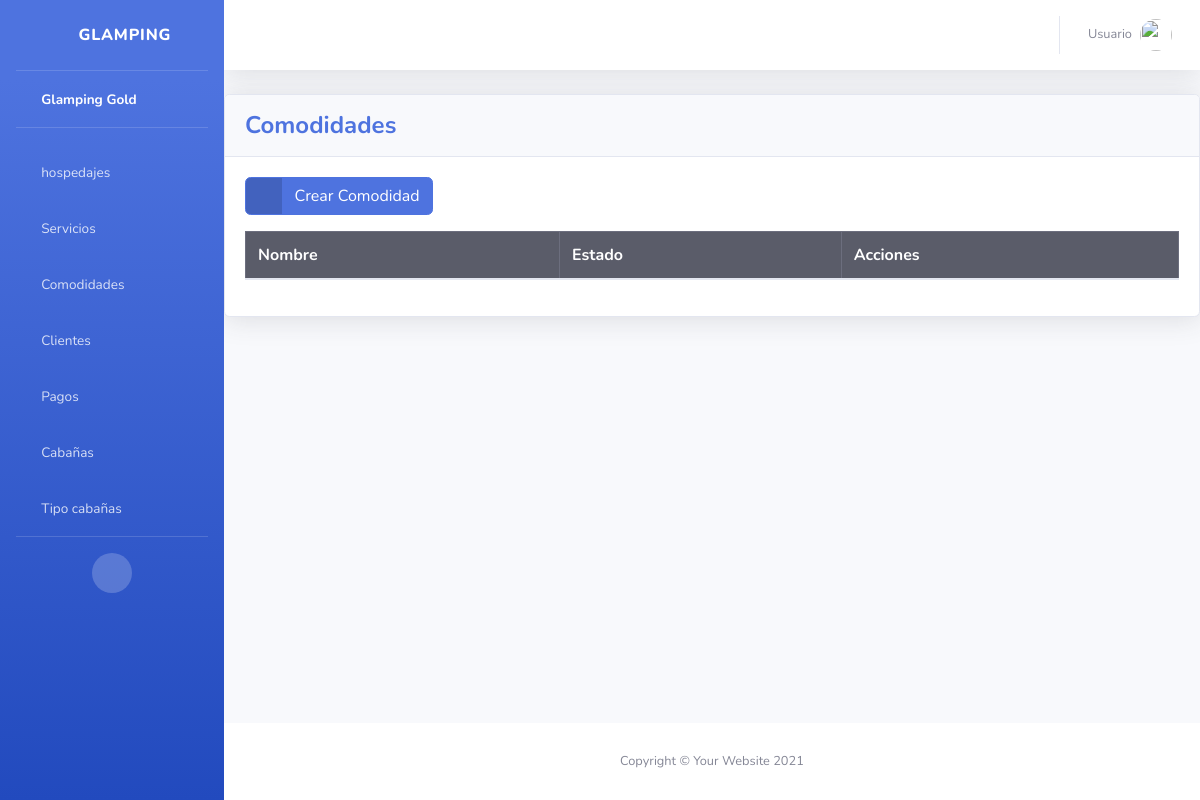
The page /comodidades/ on the database as committed earlier.
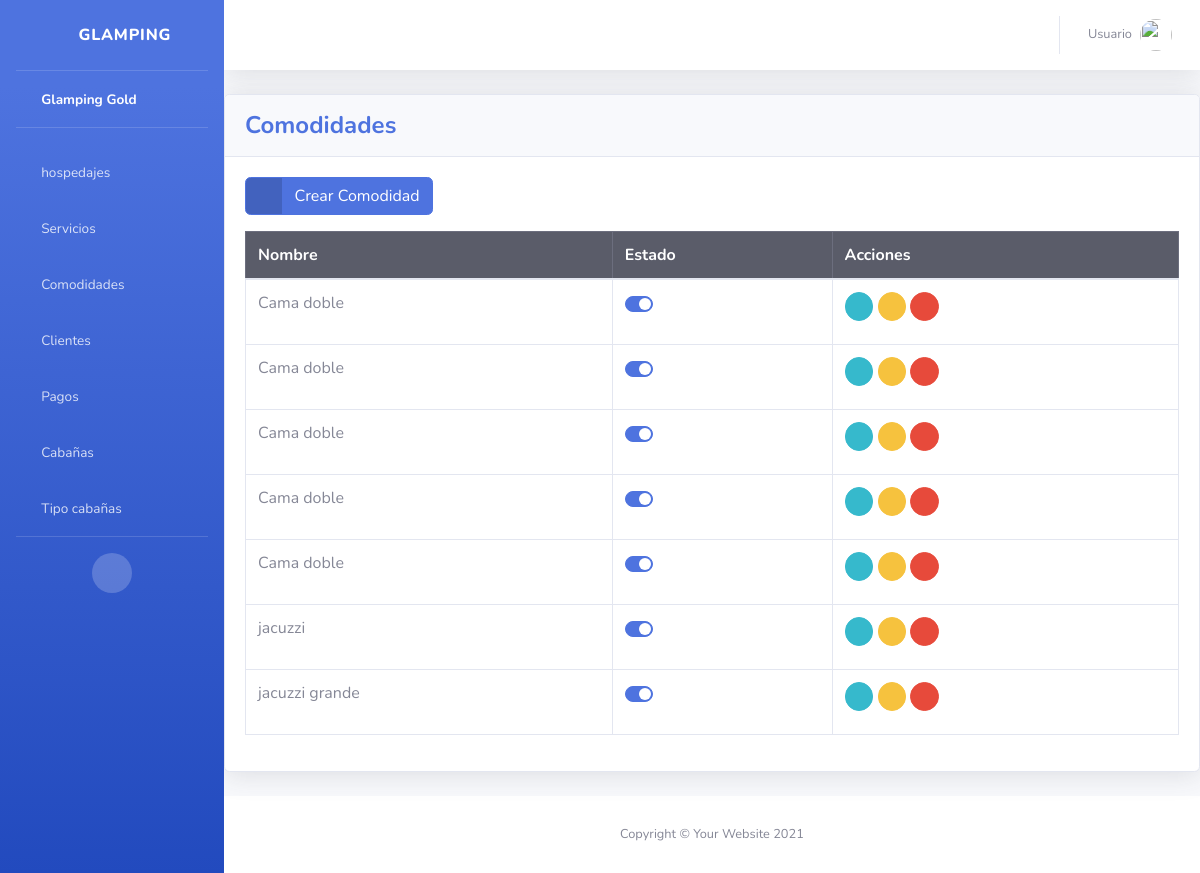
The same page on the database as committed later.
### comodidades/models.py (models this page shows)
class Comodidad(models.Model):
    nombre = models.CharField(max_length=40)
    status = models.BooleanField(default=True)

### comodidades/views.py (the view)
# urls.py: path('comodidades/', include('comodidades.urls')),
def comodidades(request):
    comodidades_list = Comodidad.objects.all()
    return render(request, 'comodidades/index.html',{'comodidades_list': comodidades_list}
)

### templates/comodidades/index.html (shortened to what this page needs)
{% extends 'base.html' %}
{% block content %}
<div class="card shadow mb-4">
    <div class="card-header py-3">
        <h4 class="m-0 font-weight-bold text-primary">Comodidades</h4>
    </div>
    <div class="card-body">
        <div class="table-responsive">
            <a href="{% url 'create_comodidad' %}" class="btn btn-primary btn-icon-split mb-3">
                <span class="icon text-white-50">
                  <i class="fas fa-plus"></i>
              </span>
              <span class="text">Crear Comodidad</span>
            </a>
            <table class="table table-bordered" id="dataTable" width="100%" cellspacing="0">
                <thead class="table-dark">
                    <tr>
                        <th>Nombre</th>
                        <th>Estado</th>
                        <th>Acciones</th>
                    </tr>
                </thead>
                <tbody>
                    {% for comodidad in comodidades_list %}
                    <tr>
                    <td>{{ comodidad.nombre }}</td>
                    <td>
                        <form action="" method="POST">
                            <div class="custom-control custom-switch">
                            </div>
                        </form>
                    </td>
                    <td>
                        <a href="" class="btn btn-info btn-circle btn-sm">
                            <i class="fas fa-info-circle"></i>
                        </a>
                        <a href="" class="btn btn-warning btn-circle btn-sm">
                            <i class="fas fa-edit"></i>
                        </a>
                        <a href="" class="btn btn-danger btn-circle btn-sm">
                            <i class="fas fa-trash"></i>
                        </a>
                    </td>
                    </tr>
                    {% endfor %}
                </tbody>
            </table>
        </div>
    </div>
</div>
{%endblock%}

### templates/base.html (shortened to what this page needs)
{% load static %}
<html lang="en">
<head>
    <link href="{% static 'vendor/fontawesome-free/css/all.min.css' %}" rel="stylesheet" type="text/css">
    <link href="{% static 'css/sb-admin-2.min.css' %}" rel="stylesheet">
</head>
<body id="page-top">
    <div id="wrapper">
        <ul class="navbar-nav bg-gradient-primary sidebar sidebar-dark accordion" id="accordionSidebar">
            <a class="sidebar-brand d-flex align-items-center justify-content-center" href="{% url 'index' %}">
                <div class="sidebar-brand-icon rotate-n-15">
                    <i class="fas fa-hotel"></i>
                </div>
                <div class="sidebar-brand-text mx-3">Glamping</div>
            </a>
            <hr class="sidebar-divider my-0">
            <li class="nav-item active">
                <a class="nav-link" href="{% url 'index' %}">
                    <i class="fas fa-fw fa-home"></i>
                    <span>Glamping Gold</span></a>
            </li>
            <hr class="sidebar-divider">
            <li class="nav-item">
                <a class="nav-link" href="{% url 'hospedajes' %}">
                    <i class="fas fa-fw fa-bed"></i>
                    <span>hospedajes</span></a>
            </li>
            <li class="nav-item">
                <a class="nav-link" href="{% url 'servicios' %}">
                    <i class="fas fa-fw fa-table"></i>
                    <span>Servicios</span></a>
            </li>
            <li class="nav-item">
                <a class="nav-link" href="{% url 'comodidades' %}">
                    <i class="fas fa-fw fa-table"></i>
                    <span>Comodidades</span></a>
            </li>
            <li class="nav-item">
                <a class="nav-link" href="{% url 'clientes' %}">
                    <i class="fas fa-fw fa-user"></i>
                    <span>Clientes</span></a>
            </li>
            <li class="nav-item">
                <a class="nav-link" href="{% url 'pagos' %}">
                    <i class="fas fa-fw fa-table"></i>
                    <span>Pagos</span></a>
            </li>
            <li class="nav-item">
                <a class="nav-link" href="{% url 'cabañas' %}">
                    <i class="fas fa-fw fa-table"></i>
                    <span>Cabañas</span></a>
            </li>
            <li class="nav-item">
                <a class="nav-link" href="{% url 'tipocabañas' %}">
                    <i class="fas fa-fw fa-table"></i>
                    <span>Tipo cabañas</span></a>
            </li>
            <hr class="sidebar-divider d-none d-md-block">
            <div class="text-center d-none d-md-inline">
                <button class="rounded-circle border-0" id="sidebarToggle"></button>
            </div>
        </ul>
        <div id="content-wrapper" class="d-flex flex-column">
            <div id="content">
                <nav class="navbar navbar-expand navbar-light bg-white topbar mb-4 static-top shadow">
                    <ul class="navbar-nav ml-auto">
                        <li class="nav-item dropdown no-arrow">
                            <a class="nav-link dropdown-toggle" href="#" id="userDropdown" role="button"
                                data-toggle="dropdown" aria-haspopup="true" aria-expanded="false">
                                <span class="mr-2 d-none d-lg-inline text-gray-600 small">Usuario</span>
                                <img class="img-profile rounded-circle"
                                    src="{% static 'img/undraw_profile.svg' %}">
                            </a>
                        </li>
                    </ul>
                </nav>
                {% block content %}
                {% endblock %}
            </div>
            <footer class="sticky-footer bg-white">
                <div class="container my-auto">
                    <div class="copyright text-center my-auto">
                        <span>Copyright &copy; Your Website 2021</span>
                    </div>
                </div>
            </footer>
        </div>
    </div>
</body>
</html>

Rows that differ between the two databases and show on the page:
added Comodidad: nombre "Cama doble"
added Comodidad: nombre "Cama doble"
added Comodidad: nombre "Cama doble"
added Comodidad: nombre "Cama doble"
added Comodidad: nombre "Cama doble"
added Comodidad: nombre "jacuzzi"
added Comodidad: nombre "jacuzzi grande"
